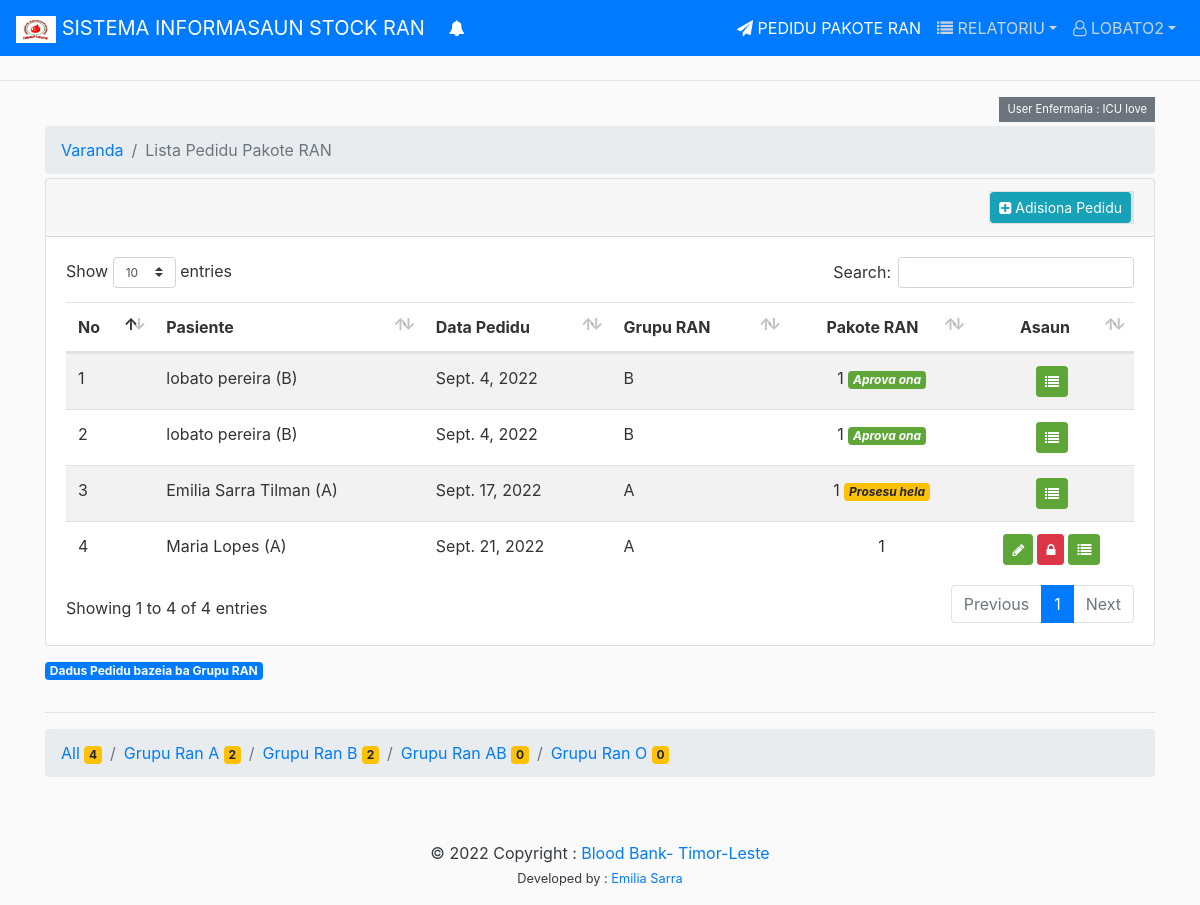
The page /enfermaria/list/blood-request/ (signed in) on the database its author committed.
### users/models.py (models this page shows, shortened)
class UserEnfermaria(models.Model):
	enfermaria = models.ForeignKey(Enfermaria, on_delete=models.CASCADE, null=True,blank=True)
	user = models.OneToOneField(User, on_delete=models.CASCADE,related_name='user')
	firstname = models.CharField(max_length=200, null=True, verbose_name="Naran Propriu")
	lastname = models.CharField(max_length=200, null=True, verbose_name="Apelidu")
	pob = models.CharField(max_length=100, null=True, blank=True, verbose_name="Fatin Moris")
	dob = models.DateTimeField(null=True, blank=True, verbose_name="Data Moris")
	sex = models.CharField(choices=[('Mane','Mane'),('Feto','Feto')], max_length=10, null=True, verbose_name="Sexu")
	is_active = models.BooleanField(default=True, null=True)
	image = models.ImageField(upload_to='Profile', null=True,blank=True)
	datetime = models.DateTimeField(null=True)
	user_created = models.ForeignKey(User, on_delete=models.CASCADE, null=True,related_name='user_created')
	hashed = models.CharField(max_length=32, null=True)

### enfermaria/models.py (models this page shows, shortened)
class Enfermaria(models.Model):
	name = models.CharField(max_length=100)
	def __str__(self):
		template = '{0.name}'
		return template.format(self)

class BloodRequest(models.Model):
	patient = models.ForeignKey('patient.Patient', on_delete=models.CASCADE, null=True,blank=True)
	enfermaria = models.ForeignKey(Enfermaria, on_delete=models.CASCADE, null=True,blank=True)
	package=models.IntegerField(verbose_name="Total Pakote Ran",null=True)
	date_of_request = models.DateField(null=True, verbose_name="Data Pedidu")
	is_locked = models.BooleanField(default=False, null=True, blank=True)
	is_sent = models.BooleanField(default=False, null=True, blank=True)
	is_respond = models.BooleanField(default=False, null=True, blank=True)
	is_approved = models.BooleanField(default=False, null=True, blank=True)
	is_rejected = models.BooleanField(default=False, null=True, blank=True)
	rejected_info = models.TextField(null=True,blank=True)
	description = models.TextField(null=True,blank=True)
	user_created = models.ForeignKey(User, on_delete=models.CASCADE, null=True,related_name='user_created_request')
	hashed = models.CharField(max_length=32, null=True)

### patient/models.py (models this page shows)
class Patient(models.Model):
	firstname = models.CharField(max_length=200, null=True, verbose_name="Naran Propriu")
	lastname = models.CharField(max_length=200, null=True, verbose_name="Apelidu")
	sex = models.CharField(choices=[('Mane','Mane'),('Feto','Feto')],max_length=4,null=True)
	date_of_birth = models.DateField(null=True, verbose_name="Data Moris")
	weight=models.CharField(max_length=100,null=True)
	address=models.CharField(max_length=100,null=True)
	pressure=models.CharField(max_length=10)
	bloodGroup = models.ForeignKey(BloodGroup, on_delete=models.CASCADE, null=True,blank=True)
	enfermaria = models.ForeignKey(Enfermaria, on_delete=models.CASCADE, null=True,blank=True)
	user_created = models.ForeignKey(User, on_delete=models.CASCADE, null=True,related_name='user_created_patient')
	hashed = models.CharField(max_length=32, null=True)
	def __str__(self):
		template = '{0.firstname} {0.lastname} ({0.bloodGroup})'
		return template.format(self)

### bloodstock/models.py (models this page shows)
class BloodGroup(models.Model):
	name = models.CharField(max_length=100)
	def __str__(self):
		template = '{0.name}'
		return template.format(self)

### enfermaria/views/e_blood_request_v.py (the view)
# urls.py: path('list/blood-request/',views.EBloodRequestList, name="e-blood-request-list"),
@login_required
def EBloodRequestList(request):
	enfermaria = c_user_enf(request.user)
	enfermariaData = get_object_or_404(Enfermaria,id=enfermaria.id)
	BloodRequestList = BloodRequest.objects.filter(enfermaria=enfermariaData).all()
	listaGrupuRan = BloodGroup.objects.all()
	sumariuGrupuRan = []
	for x in listaGrupuRan.iterator():
		totalBloodRequest = BloodRequest.objects.filter(patient__bloodGroup__id=x.id,enfermaria=enfermariaData).count()
		sumariuGrupuRan.append({'id':x.id,'grupuran':x.name,'totalBloodRequest':totalBloodRequest})
	context = {
		"title":"Lista Pedidu Pakote RAN",
		"page":"list",
		"BloodRequestList":BloodRequestList,
		"listaPediduAll":BloodRequestList.count(),
		"sumariuGrupuRan":sumariuGrupuRan,
		"active_request":"active",
	}
	return render(request, "BloodRequest/BloodRequestList.html",context)

### users/utils.py (called while the page is built)
def c_user_enf(user):
	objects = UserEnfermaria.objects.filter(user=user).first()
	enfermaria = ""
	if objects:
		enfermaria = objects.enfermaria
	return enfermaria

### enfermaria/templates/BloodRequest/BloodRequestList.html (shortened to what this page needs)
{% extends 'main/layout.html' %}
{% load static %}
{% load crispy_forms_tags %}
{% block content %}
<section class="container">
          <header>
            <ol class="breadcrumb mb-1 mt-1">
              <li class="breadcrumb-item"><a href="{% url 'home' %}">Varanda</a></li>
              <li class="breadcrumb-item active" aria-current="page">{{title}}</li>
            </ol>
          </header>
          {% if page == "list" %}
          <div class="row">
            <div class="col-lg-12">
              <div class="card">
                <div class="card-header d-flex justify-content-end text-center">
                  <div class="text-center border">
                     <a href="{% url 'e-blood-request-add' %}" class="btn btn-sm btn-info" title="Add Data"><i class="fa fa-plus-square"></i> Adisiona Pedidu</a>
                  </div>
                  <div class="text-center border">
                  </div>
                </div>
                <div class="card-body">
                  <div class="table-responsive">
                    <table id="example"  class="table table-hover table-striped w-100">
                      <thead>
                        <tr>
                          <th>No</th>
                          <th>Pasiente</th>
                          <th>Data Pedidu</th>
                          <th>Grupu RAN</th>
                          <th class="text-center">Pakote RAN</th>
                          <th width="15%" class="text-center">Asaun</th>
                        </tr>
                      </thead>
                      <tbody>
                        {% for data in BloodRequestList %}
                        <tr>
                          <td scope="row"> {{forloop.counter}} </td>
                          <td>{{data.patient}}</td>
                          <td>{{data.date_of_request}}</td>
                          <td>{{data.patient.bloodGroup}}</td>
                          <td class="text-center">{{data.package}}
                            {% if data.is_sent == True and data.is_approved == False %}
                            <i class="badge badge-warning">Prosesu hela</i>
                            {% elif data.is_sent == True and data.is_approved == True %}
                            <i class="badge badge-success">Aprova ona</i>
                            {% endif %}
                          </td>
                          <td>
                            <div class="d-flex justify-content-center">
                              {% if data.is_sent == False and data.is_rejected == False %}
                                {% if data.is_locked == False %}
                                <div class="flex-fill mr-1"><a href="{% url 'home' %}" class="btn btn-sm btn-success" title="Altera Implementasaun Programa"><i class="fa fa-pencil"></i> </a></div>
                                <div class="flex-fill mr-1"><a href="{% url 'e-blood-request-lock' data.hashed %}" class="btn btn-sm btn-danger" title="Xave dadus"><i class="fa fa-lock"></i> </a></div>
                                {% endif %}
                              {% endif %}
                              <div class="flex-fill mr-1"><a href="{% url 'e-blood-request-response-detail' data.hashed %}" class="btn btn-sm btn-success" title="Detallu Pedidu"><i class="fa fa-list"></i> </a></div>
                            </div>
                          </td>
                        </tr>
                        {% endfor %}
                      </tbody>
                    </table>
                  </div>
                </div>
              </div>
            </div>
          </div>
          <p class="badge badge-primary mt-3">Dadus Pedidu bazeia ba Grupu RAN</p>
          <hr>
          <ol class="breadcrumb mb-2">
                <li class="breadcrumb-item"><a style="text-decoration: none;" href="{% url 'e-blood-request-list' %}">All <span class="badge badge-warning">{{ listaPediduAll }}</span></a></li>
            {% for t in sumariuGrupuRan %}
                <li class="breadcrumb-item"><a style="text-decoration: none;" href="{% url 'e-blood-group-request-list' t.id %}">Grupu Ran {{ t.grupuran }} <span class="badge badge-warning">{{ t.totalBloodRequest }}</span></a></li>
            {% endfor %}
            </ol>
          {% endif %}
      </section>
{% endblock %}

### main/templates/main/layout.html (shortened to what this page needs)
{% load static %}
<!DOCTYPE html>
<html>
<head>
	<link rel="stylesheet" href="{% static 'main/bootstrap/css/bootstrap.min.css' %}">
	<link rel="stylesheet" href="{% static 'main/font-awesome/css/font-awesome.min.css' %}">
	<link rel="stylesheet" href="{% static 'main/css/table-responsive.css' %}" media="screen">
	<link href="{% static 'main/css/main.css' %}" rel="stylesheet">
</head>
<body>
	{% include 'main/navbar.html' %}
<div class="container-fluid">
	<div class="container" align="right">
        {% if request.user.groups.all.0.name == 'uenfermaria' %}
        <div class="d-flex justify-content-end">
            <span class="bg-secondary p-1 pl-2 pr-2 text-white" style="font-size: 0.7rem">User Enfermaria : {{request.user.user.enfermaria}}</span>
        </div>
        {% endif %}
    </div>
	{% block content %}
	{% endblock %}
</div>
<footer class="footer-container text-dark text-center mt-5 p-3">
  <div class="text-dark">
    © 2022 Copyright :
    <a href="#" class="">  Blood Bank-</a>
    <a href="{% url 'home' %}">Timor-Leste</a>
  </div>
  <small class="text-dark">
    Developed by :
    <a href="#" target="_blank">Emilia Sarra</a>
  </small>
</footer>
</body>
		<link href="{% static 'main/datatables/css/dataTables.bootstrap4.min.css' %}" rel="stylesheet" type="text/css" />
</html>

### main/templates/navbar/navbarEnfermaria.html (shortened to what this page needs)
    <div class="collapse navbar-collapse" id="navbarsExampleDefault">
      <ul class="nav navbar-nav">
        <li class="nav-item"><a class="nav-link" href="#" style="color: rgb(255,255,255);"><i class="fa fa-bell"></i></a></li>
      </ul>
      <ul class="navbar-nav ml-auto">
        <li class="nav-item {{active_request}}"><a class="nav-link" href="{% url 'e-blood-request-list' %}"><i class="fa fa-paper-plane"></i> PEDIDU PAKOTE RAN </a></li>
        <li class="nav-item dropdown">
          <a class="nav-link dropdown-toggle {{report_active}}" href="#" id="relatoriu" data-toggle="dropdown" aria-haspopup="true" aria-expanded="false"><i class="fa fa-list"></i> RELATORIU</a>
        </li>
        <li class="nav-item dropdown">
          <a class="nav-link dropdown-toggle" href="#" id="profile" data-toggle="dropdown" aria-haspopup="true" aria-expanded="false"><i class="fa fa-user-o"></i> {{ request.user.username|upper }}</a>
        </li>
      </ul>
    </div>

### static/main/css/main.css (style rules this page uses)
body { background: #fafafa; color: #333333; margin-top: 5rem; }
.site-header .navbar-nav { color: #cbd5db; }
.site-header .navbar-nav .nav-link { color: #cbd5db; padding-right: .5rem !important; padding-left: .5rem !important; }

### rows shown on the page
BloodRequest: patient "lobato pereira (B)", date_of_request "Sept. 4, 2022", patient.bloodGroup "B", package "1", is_sent "Aprova ona"
BloodRequest: patient "lobato pereira (B)", date_of_request "Sept. 4, 2022", patient.bloodGroup "B", package "1", is_sent "Aprova ona"
BloodRequest: patient "Emilia Sarra Tilman (A)", date_of_request "Sept. 17, 2022", patient.bloodGroup "A", package "1", is_sent "Prosesu hela"
BloodRequest: patient "Maria Lopes (A)", date_of_request "Sept. 21, 2022", patient.bloodGroup "A", package "1", is_sent False (drawn)
BloodGroup: grupuran "AB"

### other values the page prints
{{ request.user.username|upper }} "LOBATO2"
{{ request.user.user.enfermaria }} "ICU love"
{{ title }} "Lista Pedidu Pakote RAN"
{{ listaPediduAll }} "4"
{{ t.grupuran }} "A" "B" "O"
{{ t.totalBloodRequest }} "2" "2" "0" "0"
